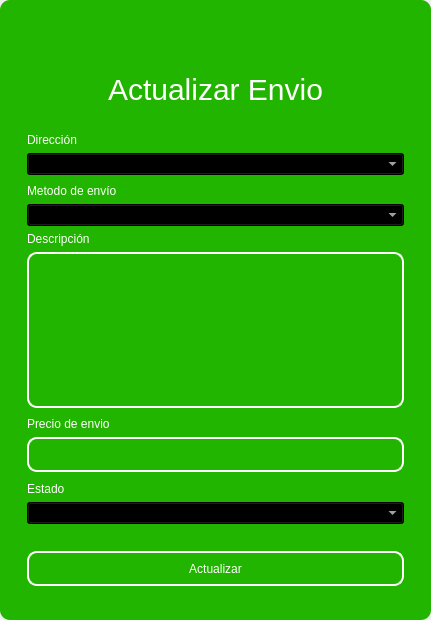
<?xml version="1.0" encoding="UTF-8"?>
<ui version="4.0">
 <class>MainWindow</class>
 <widget class="QMainWindow" name="MainWindow">
  <property name="geometry">
   <rect>
    <x>0</x>
    <y>0</y>
    <width>431</width>
    <height>620</height>
   </rect>
  </property>
  <property name="windowTitle">
   <string>MainWindow</string>
  </property>
  <property name="styleSheet">
   <string notr="true"/>
  </property>
  <widget class="QWidget" name="centralwidget">
   <property name="styleSheet">
    <string notr="true"/>
   </property>
   <layout class="QVBoxLayout" name="verticalLayout">
    <property name="spacing">
     <number>0</number>
    </property>
    <property name="leftMargin">
     <number>0</number>
    </property>
    <property name="topMargin">
     <number>0</number>
    </property>
    <property name="rightMargin">
     <number>0</number>
    </property>
    <property name="bottomMargin">
     <number>0</number>
    </property>
    <item>
     <widget class="QFrame" name="frame">
      <property name="enabled">
       <bool>true</bool>
      </property>
      <property name="styleSheet">
       <string notr="true">QFrame {
	border-radius:10px;
background-color: rgb(33, 181, 0);
 }
</string>
      </property>
      <property name="frameShape">
       <enum>QFrame::StyledPanel</enum>
      </property>
      <property name="frameShadow">
       <enum>QFrame::Raised</enum>
      </property>
      <layout class="QVBoxLayout" name="verticalLayout_2">
       <item>
        <widget class="QFrame" name="frame_superior">
         <property name="minimumSize">
          <size>
           <width>0</width>
           <height>40</height>
          </size>
         </property>
         <property name="maximumSize">
          <size>
           <width>16777215</width>
           <height>40</height>
          </size>
         </property>
         <property name="styleSheet">
          <string notr="true">QPushButton{
border-radius:18px;
}

QPushButton:hover{
	background-color: rgb(0, 0, 0);
}
</string>
         </property>
         <property name="frameShape">
          <enum>QFrame::StyledPanel</enum>
         </property>
         <property name="frameShadow">
          <enum>QFrame::Raised</enum>
         </property>
         <layout class="QHBoxLayout" name="horizontalLayout_3">
          <property name="spacing">
           <number>4</number>
          </property>
          <property name="leftMargin">
           <number>0</number>
          </property>
          <property name="topMargin">
           <number>0</number>
          </property>
          <property name="rightMargin">
           <number>0</number>
          </property>
          <property name="bottomMargin">
           <number>0</number>
          </property>
          <item>
           <widget class="QPushButton" name="btn_icon">
            <property name="text">
             <string/>
            </property>
            <property name="iconSize">
             <size>
              <width>40</width>
              <height>40</height>
             </size>
            </property>
           </widget>
          </item>
          <item>
           <spacer name="horizontalSpacer_2">
            <property name="orientation">
             <enum>Qt::Horizontal</enum>
            </property>
            <property name="sizeHint" stdset="0">
             <size>
              <width>443</width>
              <height>20</height>
             </size>
            </property>
           </spacer>
          </item>
          <item>
           <widget class="QPushButton" name="bt_minimizar">
            <property name="minimumSize">
             <size>
              <width>38</width>
              <height>38</height>
             </size>
            </property>
            <property name="maximumSize">
             <size>
              <width>38</width>
              <height>38</height>
             </size>
            </property>
            <property name="cursor">
             <cursorShape>PointingHandCursor</cursorShape>
            </property>
            <property name="text">
             <string/>
            </property>
            <property name="icon">
             <iconset>
              <normaloff>image/minus.svg</normaloff>image/minus.svg</iconset>
            </property>
            <property name="iconSize">
             <size>
              <width>38</width>
              <height>38</height>
             </size>
            </property>
           </widget>
          </item>
          <item>
           <widget class="QPushButton" name="bt_maximizar">
            <property name="minimumSize">
             <size>
              <width>38</width>
              <height>38</height>
             </size>
            </property>
            <property name="maximumSize">
             <size>
              <width>38</width>
              <height>38</height>
             </size>
            </property>
            <property name="cursor">
             <cursorShape>PointingHandCursor</cursorShape>
            </property>
            <property name="text">
             <string/>
            </property>
            <property name="icon">
             <iconset>
              <normaloff>image/chevron-up.svg</normaloff>image/chevron-up.svg</iconset>
            </property>
            <property name="iconSize">
             <size>
              <width>38</width>
              <height>38</height>
             </size>
            </property>
           </widget>
          </item>
          <item>
           <widget class="QPushButton" name="bt_restaurar">
            <property name="minimumSize">
             <size>
              <width>38</width>
              <height>38</height>
             </size>
            </property>
            <property name="maximumSize">
             <size>
              <width>38</width>
              <height>38</height>
             </size>
            </property>
            <property name="cursor">
             <cursorShape>PointingHandCursor</cursorShape>
            </property>
            <property name="text">
             <string/>
            </property>
            <property name="icon">
             <iconset>
              <normaloff>image/chevron-down.svg</normaloff>image/chevron-down.svg</iconset>
            </property>
            <property name="iconSize">
             <size>
              <width>38</width>
              <height>38</height>
             </size>
            </property>
           </widget>
          </item>
          <item>
           <widget class="QPushButton" name="bt_cerrar">
            <property name="minimumSize">
             <size>
              <width>38</width>
              <height>38</height>
             </size>
            </property>
            <property name="maximumSize">
             <size>
              <width>38</width>
              <height>38</height>
             </size>
            </property>
            <property name="cursor">
             <cursorShape>PointingHandCursor</cursorShape>
            </property>
            <property name="text">
             <string/>
            </property>
            <property name="icon">
             <iconset>
              <normaloff>image/x.svg</normaloff>image/x.svg</iconset>
            </property>
            <property name="iconSize">
             <size>
              <width>38</width>
              <height>38</height>
             </size>
            </property>
           </widget>
          </item>
         </layout>
        </widget>
       </item>
       <item>
        <widget class="QFrame" name="frame_3">
         <property name="styleSheet">
          <string notr="true">QLabel {
	color: rgb(255, 255, 254);
	font: 12pt &quot;Arial&quot;;
	background-color: rgba(0, 0, 0,0);
}

QTextEdit{
background-color: rgba(0, 0, 0,0);
border-radius:10px; 
font: 12pt &quot;Arial&quot;;
color: rgb(255, 255, 254);
border: 2px solid  rgb(255, 255, 255);

}

QTextEdit:hover{
background-color: rgba(0, 0, 0,0);
border-radius:10px; 
font: 12pt &quot;Arial&quot;;
border: 2px solid  rgb(120, 0, 171);
}

QTextEdit:focus{
background-color: rgb(0, 0, 0);
border-radius:10px; 
font: 12pt &quot;Arial&quot;;
border: 2px solid rgb(120, 0, 171);
}

QLineEdit{
background-color: rgba(0, 0, 0,0);
border-radius:10px; 
font: 12pt &quot;Arial&quot;;
color: rgb(255, 255, 254);
border: 2px solid  rgb(255, 255, 255);

}

QLineEdit:hover{
background-color: rgba(0, 0, 0,0);
border-radius:10px; 
font: 12pt &quot;Arial&quot;;
border: 2px solid  rgb(120, 0, 171);
}

QLineEdit:focus{
background-color: rgb(0, 0, 0);
border-radius:10px; 
font: 12pt &quot;Arial&quot;;
border: 2px solid rgb(120, 0, 171);
}

QCheckBox{
	font: 12pt &quot;Arial&quot;;
	color: rgb(255, 255, 255);
}

QCheckBox::indicator {
    width: 18px;
    height:18px;
}

QCheckBox::indicator:unchecked {
   background-image: url(image/square.svg);
}

QCheckBox::indicator:checked {
   background-image: url(image/check-square.svg);
}

QPushButton{
border-radius:10px; 
font: 12pt &quot;Arial&quot;;
color: rgb(255, 255, 254);
border: 2px solid #ffffff;
}

QPushButton:hover{
border-radius:10px; 
font: 12pt &quot;Arial&quot;;
color: rgb(255, 255, 255);
border: 2px solid rgb(120, 0, 171);
	background-color: rgb(120, 0, 171);
}
</string>
         </property>
         <property name="frameShape">
          <enum>QFrame::StyledPanel</enum>
         </property>
         <property name="frameShadow">
          <enum>QFrame::Raised</enum>
         </property>
         <layout class="QHBoxLayout" name="horizontalLayout_4">
          <item>
           <layout class="QVBoxLayout" name="verticalLayout_4">
            <item>
             <widget class="QLabel" name="label_3">
              <property name="minimumSize">
               <size>
                <width>100</width>
                <height>50</height>
               </size>
              </property>
              <property name="styleSheet">
               <string notr="true">font-size: 30px;
color: rgb(255, 255, 255);</string>
              </property>
              <property name="text">
               <string>Actualizar Envio</string>
              </property>
              <property name="alignment">
               <set>Qt::AlignCenter</set>
              </property>
             </widget>
            </item>
            <item>
             <widget class="QFrame" name="frame_4">
              <property name="maximumSize">
               <size>
                <width>400</width>
                <height>600</height>
               </size>
              </property>
              <property name="styleSheet">
               <string notr="true">QLabel {
	color: rgb(255, 255, 254);
	font: 12pt &quot;Arial&quot;;
	background-color: rgba(0, 0, 0,0);
}

QTextEdit{
background-color: rgba(0, 0, 0,0);
border-radius:10px; 
font: 12pt &quot;Arial&quot;;
color: rgb(255, 255, 254);
border: 2px solid  rgb(255, 255, 255);

}

QTextEdit:hover{
background-color: rgba(0, 0, 0,0);
border-radius:10px; 
font: 12pt &quot;Arial&quot;;
border: 2px solid  rgb(120, 0, 171);
}

QTextEdit:focus{
background-color: rgb(0, 0, 0);
border-radius:10px; 
font: 12pt &quot;Arial&quot;;
border: 2px solid rgb(120, 0, 171);
}

QLineEdit{
background-color: rgba(0, 0, 0,0);
border-radius:10px; 
font: 12pt &quot;Arial&quot;;
color: rgb(255, 255, 254);
border: 2px solid  rgb(255, 255, 255);

}

QLineEdit:hover{
background-color: rgba(0, 0, 0,0);
border-radius:10px; 
font: 12pt &quot;Arial&quot;;
border: 2px solid  rgb(120, 0, 171);
}

QLineEdit:focus{
background-color: rgb(0, 0, 0);
border-radius:10px; 
font: 12pt &quot;Arial&quot;;
border: 2px solid rgb(120, 0, 171);
}

QCheckBox{
	font: 12pt &quot;Arial&quot;;
	color: rgb(255, 255, 255);
}

QCheckBox::indicator {
    width: 18px;
    height:18px;
}

QCheckBox::indicator:unchecked {
   background-image: url(image/square.svg);
}

QCheckBox::indicator:checked {
   background-image: url(image/check-square.svg);
}

QPushButton{
border-radius:10px; 
font: 12pt &quot;Arial&quot;;
color: rgb(255, 255, 254);
border: 2px solid #ffffff;
}

QPushButton:hover{
border-radius:10px; 
font: 12pt &quot;Arial&quot;;
color: rgb(255, 255, 255);
border: 2px solid rgb(120, 0, 171);
	background-color: rgb(120, 0, 171);
}
</string>
              </property>
              <property name="frameShape">
               <enum>QFrame::StyledPanel</enum>
              </property>
              <property name="frameShadow">
               <enum>QFrame::Raised</enum>
              </property>
              <layout class="QVBoxLayout" name="verticalLayout_3">
               <item>
                <spacer name="verticalSpacer_3">
                 <property name="orientation">
                  <enum>Qt::Vertical</enum>
                 </property>
                 <property name="sizeHint" stdset="0">
                  <size>
                   <width>20</width>
                   <height>40</height>
                  </size>
                 </property>
                </spacer>
               </item>
               <item>
                <widget class="QLabel" name="label_4">
                 <property name="text">
                  <string>Dirección</string>
                 </property>
                </widget>
               </item>
               <item>
                <widget class="QComboBox" name="address_combobox">
                 <property name="cursor">
                  <cursorShape>PointingHandCursor</cursorShape>
                 </property>
                 <property name="styleSheet">
                  <string notr="true">background-color: rgb(0, 0, 0);
color: rgb(255, 255, 255);</string>
                 </property>
                </widget>
               </item>
               <item>
                <spacer name="verticalSpacer_4">
                 <property name="orientation">
                  <enum>Qt::Vertical</enum>
                 </property>
                 <property name="sizeHint" stdset="0">
                  <size>
                   <width>20</width>
                   <height>40</height>
                  </size>
                 </property>
                </spacer>
               </item>
               <item>
                <widget class="QLabel" name="label">
                 <property name="text">
                  <string>Metodo de envío</string>
                 </property>
                </widget>
               </item>
               <item>
                <widget class="QComboBox" name="method_combobox">
                 <property name="cursor">
                  <cursorShape>PointingHandCursor</cursorShape>
                 </property>
                 <property name="styleSheet">
                  <string notr="true">background-color: rgb(0, 0, 0);
color: rgb(255, 255, 255);</string>
                 </property>
                </widget>
               </item>
               <item>
                <widget class="QLabel" name="label_7">
                 <property name="text">
                  <string>Descripción</string>
                 </property>
                </widget>
               </item>
               <item>
                <widget class="QTextEdit" name="descriptiontxt"/>
               </item>
               <item>
                <spacer name="verticalSpacer">
                 <property name="orientation">
                  <enum>Qt::Vertical</enum>
                 </property>
                 <property name="sizeHint" stdset="0">
                  <size>
                   <width>20</width>
                   <height>40</height>
                  </size>
                 </property>
                </spacer>
               </item>
               <item>
                <widget class="QLabel" name="label_5">
                 <property name="text">
                  <string>Precio de envio</string>
                 </property>
                </widget>
               </item>
               <item>
                <widget class="QLineEdit" name="pricesenttxt">
                 <property name="minimumSize">
                  <size>
                   <width>0</width>
                   <height>35</height>
                  </size>
                 </property>
                 <property name="maximumSize">
                  <size>
                   <width>16777215</width>
                   <height>16777215</height>
                  </size>
                 </property>
                 <property name="echoMode">
                  <enum>QLineEdit::Normal</enum>
                 </property>
                </widget>
               </item>
               <item>
                <spacer name="verticalSpacer_5">
                 <property name="orientation">
                  <enum>Qt::Vertical</enum>
                 </property>
                 <property name="sizeHint" stdset="0">
                  <size>
                   <width>20</width>
                   <height>40</height>
                  </size>
                 </property>
                </spacer>
               </item>
               <item>
                <widget class="QLabel" name="label_status">
                 <property name="text">
                  <string>Estado</string>
                 </property>
                </widget>
               </item>
               <item>
                <widget class="QComboBox" name="status_combobox">
                 <property name="cursor">
                  <cursorShape>PointingHandCursor</cursorShape>
                 </property>
                 <property name="styleSheet">
                  <string notr="true">color: rgb(255, 255, 255);
background-color: rgb(0, 0, 0);</string>
                 </property>
                </widget>
               </item>
               <item>
                <spacer name="verticalSpacer_6">
                 <property name="orientation">
                  <enum>Qt::Vertical</enum>
                 </property>
                 <property name="sizeHint" stdset="0">
                  <size>
                   <width>20</width>
                   <height>40</height>
                  </size>
                 </property>
                </spacer>
               </item>
               <item>
                <spacer name="verticalSpacer_10">
                 <property name="orientation">
                  <enum>Qt::Vertical</enum>
                 </property>
                 <property name="sizeHint" stdset="0">
                  <size>
                   <width>20</width>
                   <height>40</height>
                  </size>
                 </property>
                </spacer>
               </item>
               <item>
                <spacer name="verticalSpacer_9">
                 <property name="orientation">
                  <enum>Qt::Vertical</enum>
                 </property>
                 <property name="sizeHint" stdset="0">
                  <size>
                   <width>20</width>
                   <height>50</height>
                  </size>
                 </property>
                </spacer>
               </item>
               <item>
                <widget class="QPushButton" name="btn_update">
                 <property name="minimumSize">
                  <size>
                   <width>0</width>
                   <height>35</height>
                  </size>
                 </property>
                 <property name="cursor">
                  <cursorShape>PointingHandCursor</cursorShape>
                 </property>
                 <property name="text">
                  <string>Actualizar</string>
                 </property>
                </widget>
               </item>
               <item>
                <spacer name="verticalSpacer_7">
                 <property name="orientation">
                  <enum>Qt::Vertical</enum>
                 </property>
                 <property name="sizeHint" stdset="0">
                  <size>
                   <width>20</width>
                   <height>40</height>
                  </size>
                 </property>
                </spacer>
               </item>
               <item>
                <spacer name="verticalSpacer_8">
                 <property name="orientation">
                  <enum>Qt::Vertical</enum>
                 </property>
                 <property name="sizeHint" stdset="0">
                  <size>
                   <width>20</width>
                   <height>40</height>
                  </size>
                 </property>
                </spacer>
               </item>
              </layout>
             </widget>
            </item>
           </layout>
          </item>
         </layout>
        </widget>
       </item>
      </layout>
     </widget>
    </item>
   </layout>
  </widget>
 </widget>
 <resources/>
 <connections/>
</ui>
